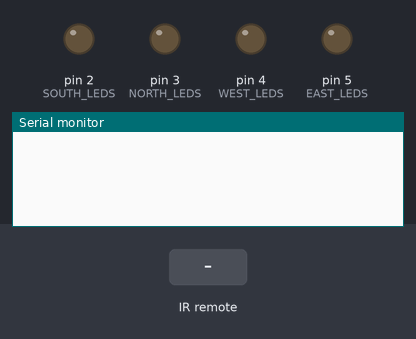
A sketch run on a simulated Arduino Uno, built with avr-gcc and run on an emulated ATmega328P. Shown: output pins drawn as LEDs (lit = HIGH), the last lines printed to the serial monitor. The test bench sets the inputs (shaded band).

Above: at 1.2 s.
1.3 s: infrared code 0x51731C91 received
At 2.4 s:
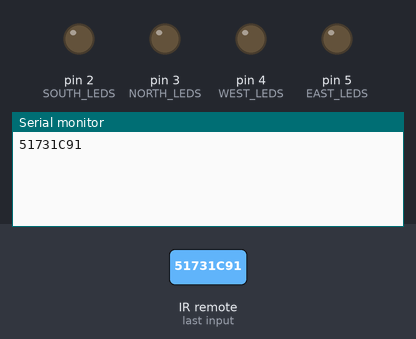
2.8 s: infrared code 0x4A1144F9 received
At 3.6 s:
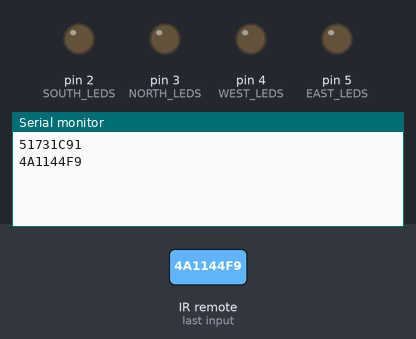
4.3 s: infrared code 0x10957521 received
At 4.9 s:
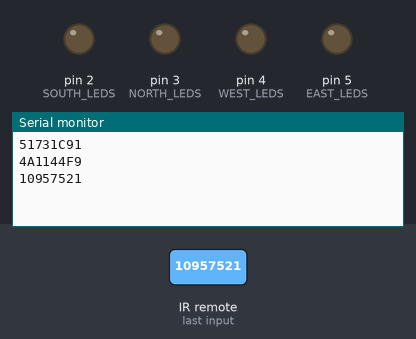

Measured:
- after the input at 1.3 s, the serial monitor: prints a new line at once (image 1)
- after the input at 2.8 s, the serial monitor: prints a new line at once (image 2)
- after the input at 4.3 s, the serial monitor: prints a new line at once (image 3)

The sketch:

Front_Leds_Control.ino
```cpp
#include <IRremote.h>    // importa libreria IRremote
#define b_1 0x51731C91
#define b_2 0x4A1144F9
#define b_3 0x226873C1
#define b_4 0x10957521
#define b_5 0xC0E837B9
#define b_6 0x7A3D9EE1

#define b_stop 0x1D15F4D7
#define b_pause 0xAA7B2167
#define b_play 0xDEC919A5

#define b_enter 0xB520CEC

#define b_NORTH 0xE246AFCA
#define b_SOUTH 0x3AFB26D4
#define b_EAST 0x4D43596A
#define b_WEST 0xBB0EDD22

int SENSOR = 11;    // sensor KY-022 a pin digital 11
IRrecv irrecv(SENSOR);    // establece al 11 para objeto irrecv
decode_results codigo;    // crea objeto codigo de la clase decode_results

int NORTH_LEDS = 3;
int SOUTH_LEDS = 2;
int EAST_LEDS = 5;
int WEST_LEDS = 4;

void setup() {
  Serial.begin(9600);     // inicializa comunicacion serie a 9600 bps
  irrecv.enableIRIn();    // inicializa recepcion de datos
  pinMode(NORTH_LEDS,OUTPUT);
  pinMode(SOUTH_LEDS,OUTPUT);
  pinMode(EAST_LEDS,OUTPUT);
  pinMode(WEST_LEDS,OUTPUT);
}

void loop() {
  if (irrecv.decode(&codigo)) {   // si existen datos ya decodificados entonces:
    Serial.println(codigo.value, HEX);  // imprime valor en hexadecimal en monitor
    if (codigo.value == b_NORTH)
    digitalWrite(NORTH_LEDS,!digitalRead(NORTH_LEDS));
    if (codigo.value == b_SOUTH)
    digitalWrite(SOUTH_LEDS,!digitalRead(SOUTH_LEDS));
    if (codigo.value == b_EAST)
    digitalWrite(EAST_LEDS,!digitalRead(EAST_LEDS));
    if (codigo.value == b_WEST)
    digitalWrite(WEST_LEDS,!digitalRead(WEST_LEDS));

    irrecv.resume();      // resume la adquisicion de datos
  }
  delay (100);        // breve demora de 100 ms.
}
```
